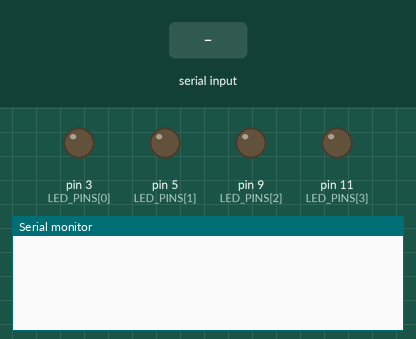
A sketch run on a simulated Arduino Uno, built with avr-gcc and run on an emulated ATmega328P. On the bench: output pins drawn as LEDs (lit = HIGH), the last lines printed to the serial monitor. The test bench sets the inputs (shaded band).

Above: at 1.2 s.
1.3 s: "STATUS\n" received over Serial
At 2.3 s:
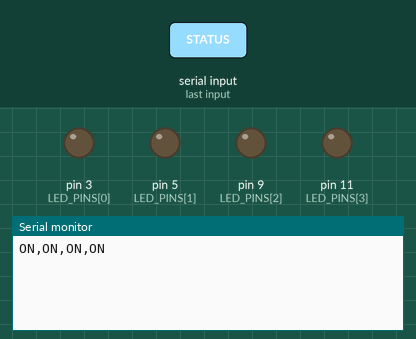
2.8 s: "READ\n" received over Serial
At 3.4 s:
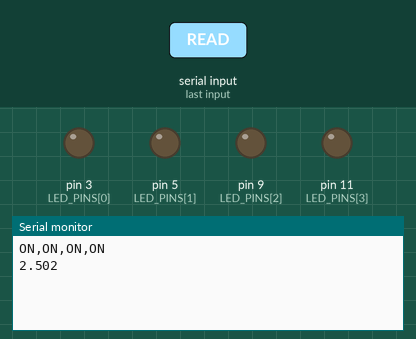
4.3 s: "RESET\n" received over Serial
At 5.8 s:
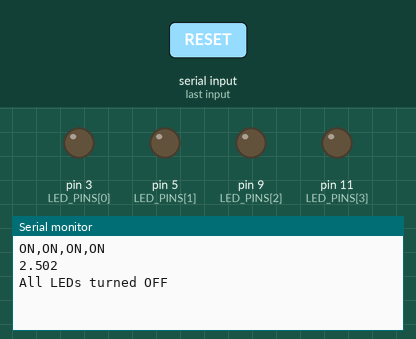

Measured:
- after the input at 1.3 s, the serial monitor: prints a new line at once (image 1)
- after the input at 2.8 s, the serial monitor: prints a new line at once (image 2)
- after the input at 4.3 s, the serial monitor: prints a new line at once (image 3)

The sketch:

arduino_code.ino
```cpp
const int LED_PINS[] = {3, 5, 9, 11};  // Use PWM-capable pins
const int NUM_LEDS = 4;
const int CURRENT_SENSOR_PIN = A0;    // Analog pin for current sensor
const int POWER_BUTTON_PIN = 12;       // Pin for the power button

bool powerState = false;  // Track the power state (off by default)

void setup() {
  Serial.begin(9600);
  for (int i = 0; i < NUM_LEDS; i++) {
    pinMode(LED_PINS[i], OUTPUT);
    digitalWrite(LED_PINS[i], LOW);   // Start with all LEDs off
  }
  pinMode(CURRENT_SENSOR_PIN, INPUT);
  pinMode(POWER_BUTTON_PIN, OUTPUT);
  digitalWrite(POWER_BUTTON_PIN, LOW); // Ensure the power is off initially
}

void loop() {
  if (Serial.available() > 0) {
    String command = Serial.readStringUntil('\n');
    command.trim();

    if (command.startsWith("TOGGLE")) {
      int ledIndex = command.charAt(6) - '0';  // Extract LED number
      if (ledIndex >= 0 && ledIndex < NUM_LEDS) {
        int currentState = digitalRead(LED_PINS[ledIndex]);
        digitalWrite(LED_PINS[ledIndex], !currentState);  // Toggle the LED
        Serial.print("BULB ");
        Serial.print(ledIndex);
        Serial.print(" is now ");
        Serial.println(!currentState ? "OFF" : "ON");
      }
    } else if (command == "STATUS") {
      for (int i = 0; i < NUM_LEDS; i++) {
        int state = digitalRead(LED_PINS[i]);
        Serial.print(state ? "OFF" : "ON");
        if (i < NUM_LEDS - 1) Serial.print(",");
      }
      Serial.println();
    } else if (command == "READ") {
      int sensorValue = analogRead(CURRENT_SENSOR_PIN);
      float voltage = sensorValue * (5.0 / 1023.0);
      float current = voltage * 1;  // Replace with actual calibration factor
      Serial.println(current, 3);   // Print the current with 3 decimal places
    } else if (command == "RESET") {
      for (int i = 0; i < NUM_LEDS; i++) {
        digitalWrite(LED_PINS[i], LOW);  // Turn off all LEDs
      }
      Serial.println("All LEDs turned OFF");
    } else if (command == "POWER") {
      powerState = !powerState;
      digitalWrite(POWER_BUTTON_PIN, powerState ? HIGH : LOW);
      Serial.print("POWER is now ");
      Serial.println(powerState ? "ON" : "OFF");
    }
  }
}
```
